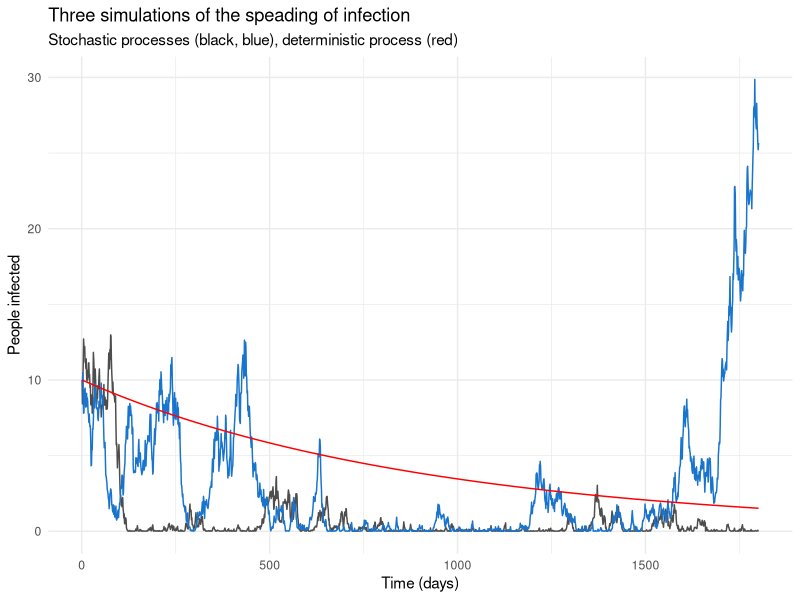

R code for this plot:
## ---- chunk 1
library(dplyr)
library(tidyverse)
set.seed(97)

beta <- 0.001
gamma <- 0.002
sigma <- 0.03
N <- 100
a <- 0.01
I_0 <- 10

#Make SIS model function
SIS_model <- function (I_0, days, beta, gamma, sigma, N, a) {
  I <- c(I_0)
  for (t in 1:days) {
    I[t+1] <- I[t] + beta*(I[t]/N)*(N-I[t]) - gamma*I[t] + sigma*sqrt(I[t]*(N-I[t]))*rnorm(n = 1, mean = 0, sd = 1) #the function
    I[t+1] <- max(min(I[t+1], N-a), a)
  }
  return(I)
}

#Stochastic model 1
stoch_m1 <- SIS_model(I_0 = I_0, days = 1800, beta = beta, gamma = gamma, sigma = sigma, N = N, a = a)

#Stochastic model 2
stoch_m2 <- SIS_model(I_0 = I_0, days = 1800, beta = beta, gamma = gamma, sigma = sigma, N = N, a = a)

#Deterministic model where sigma = 0 
deter_m <- SIS_model(I_0 = I_0, days = 1800, beta = beta, gamma = gamma, sigma = 0, N = N, a = a)

#Combine them in one dataframe
df <- data.frame("Stockastic 1" = stoch_m1, "Stochastic 2" = stoch_m2, "Deterministic" = deter_m)
## ---- chunk 2
plot <- ggplot(df, aes(x = seq(1, 1801, 1))) +
  geom_line(aes(y = stoch_m1), color = "grey30") +
  geom_line(aes(y = stoch_m2), color = "dodgerblue3") +
  geom_line(aes(y = deter_m), color = "red") + 
  labs(title = "Three simulations of the speading of infection", subtitle = "Stochastic processes (black, blue), deterministic process (red)", x = "Time (days)", y = "People infected") + 
  theme_minimal()

print(plot)
